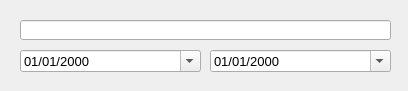
<?xml version="1.0" encoding="UTF-8"?>
<ui version="4.0">
 <class>QSearchFormFaktura</class>
 <widget class="QDialog" name="QSearchFormFaktura">
  <property name="geometry">
   <rect>
    <x>0</x>
    <y>0</y>
    <width>408</width>
    <height>91</height>
   </rect>
  </property>
  <property name="font">
   <font>
    <pointsize>10</pointsize>
   </font>
  </property>
  <property name="windowTitle">
   <string>Search</string>
  </property>
  <widget class="QLineEdit" name="lineEdit">
   <property name="geometry">
    <rect>
     <x>20</x>
     <y>20</y>
     <width>371</width>
     <height>20</height>
    </rect>
   </property>
  </widget>
  <widget class="QDateTimeEdit" name="dateTimeEdit">
   <property name="geometry">
    <rect>
     <x>20</x>
     <y>50</y>
     <width>181</width>
     <height>22</height>
    </rect>
   </property>
   <property name="buttonSymbols">
    <enum>QAbstractSpinBox::UpDownArrows</enum>
   </property>
   <property name="displayFormat">
    <string>dd/MM/yyyy</string>
   </property>
   <property name="calendarPopup">
    <bool>true</bool>
   </property>
  </widget>
  <widget class="QDateTimeEdit" name="dateTimeEdit_2">
   <property name="geometry">
    <rect>
     <x>210</x>
     <y>50</y>
     <width>181</width>
     <height>22</height>
    </rect>
   </property>
   <property name="buttonSymbols">
    <enum>QAbstractSpinBox::UpDownArrows</enum>
   </property>
   <property name="displayFormat">
    <string>dd/MM/yyyy</string>
   </property>
   <property name="calendarPopup">
    <bool>true</bool>
   </property>
  </widget>
 </widget>
 <layoutdefault spacing="6" margin="11"/>
 <resources/>
 <connections/>
</ui>
